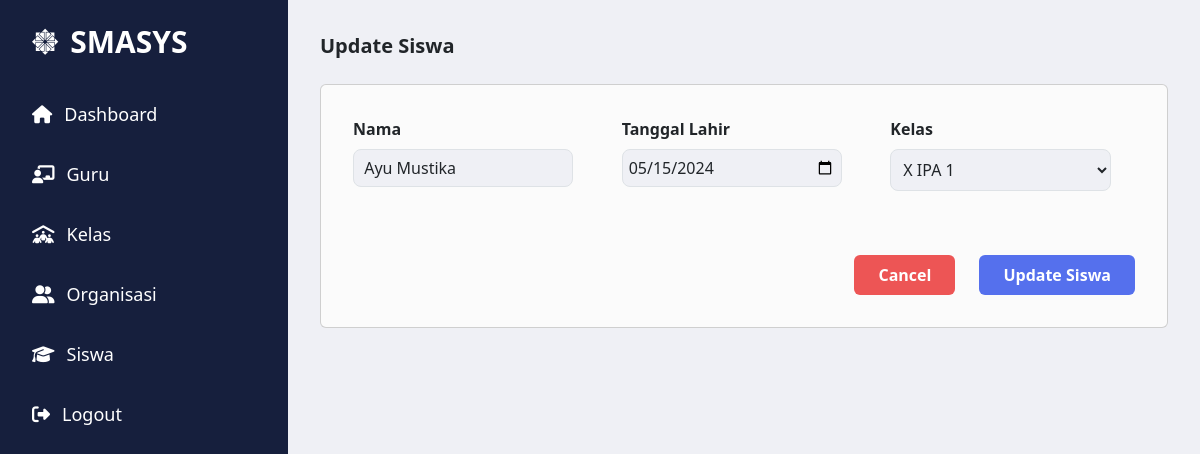
The page /public/siswa/detail/1 (signed in) on the database its author committed.
### tables this page shows
CREATE TABLE `siswa` (
  `id` int(11) NOT NULL,
  `id_kelas` int(11) DEFAULT NULL,
  `nama` varchar(100) NOT NULL,
  `tanggal_lahir` varchar(100) NOT NULL,
  `total_nilai` int(11) DEFAULT NULL
);

CREATE TABLE `kelas` (
  `id` int(11) NOT NULL,
  `id_jurusan` int(11) NOT NULL,
  `nama` varchar(100) NOT NULL,
  `ketua_kelas` varchar(100) NOT NULL,
  `wali_kelas` varchar(100) NOT NULL,
  `tingkat` int(11) NOT NULL,
  `tahun_ajar` varchar(100) NOT NULL
);

### app/core/Controller.php (called while the page is built, shortened)
<?php
class Controller
{
    public function view($view, $data = [])
    {
        require_once '../app/views/' . $view . '.php';
    }
    public function model($model)
    {
        return new $model;
    }
}

### app/controllers/Siswa.php (called while the page is built, shortened)
<?php
class Siswa extends Controller
{
    public function detail($id)
    {
        $data['title'] = 'SMASYS | Preview Siswa';
        $data['is_siswa'] = true;
        $data['id_siswa'] = $id;
        $data['kelases'] = $this->model('KelasModel')->getKelas();
        $data['siswa'] = $this->model('SiswaModel')->getDetailSiswa($id);
        $this->view('siswa/detail', $data);
    }
}

### app/core/App.php (called while the page is built, shortened)
<?php
class App
{
    protected $method = 'index';
    protected $params = [];
    public function __construct()
    {
        $url = $this->parseUrl();
        if (isset($url[0])) {
            if (file_exists('../app/controllers/' . $url[0] . '.php')) {
                unset($url[0]);
            }
        }
        $this->controller = new $this->controller;
        if (isset($url[1])) {
            if (method_exists($this->controller, $url[1])) {
                $this->method = $url[1];
                unset($url[1]);
            }
        }
        if (!empty($url)) {
            $this->params = array_values($url);
        }
        call_user_func_array([$this->controller, $this->method], $this->params);
    }
    public function parseUrl()
    {
        if (isset($_GET['url'])) {
            $url = rtrim($_GET['url'], '/');
            $url = filter_var($url, FILTER_SANITIZE_URL);
            $url = explode('/', $url);
            return $url;
        }
        return ['HomeController', 'index'];
    }
}

### public/index.php (called while the page is built, shortened)
<?php
$app = new App;

### app/core/Database.php (called while the page is built, shortened)
<?php
class Database
{
    private $host = DB_HOST;
    private $user = DB_USER;
    private $pass = DB_PASS;
    private $db_name = DB_NAME;
    private $dbh;
    private $stmt;
    public function __construct()
    {
        $dsn = 'mysql:host=' . $this->host . ';dbname=' . $this->db_name;
        try {
            $this->dbh = new PDO($dsn, $this->user, $this->pass);
        } catch (PDOException $e) {
            die($e->getMessage());
        }
    }
    public function query($query)
    {
        $this->stmt = $this->dbh->prepare($query);
    }
    public function bind($param, $value, $type = null)
    {
        if (is_null($type)) {
            switch (true) {
                default:
                    $type = PDO::PARAM_STR;
            }
        }
        $this->stmt->bindValue($param, $value, $type);
    }
    public function execute()
    {
        $this->stmt->execute();
    }
    public function resultSet()
    {
        $this->execute();
        return $this->stmt->fetchAll(PDO::FETCH_ASSOC);
    }
    public function single()
    {
        $this->execute();
        return $this->stmt->fetch(PDO::FETCH_ASSOC);
    }
}

### app/models/SiswaModel.php (called while the page is built, shortened)
<?php
class SiswaModel
{
    private $db;
    public function __construct()
    {
        $this->db = new Database();
    }
    public function getDetailSiswa($id)
    {
        $this->db->query('SELECT * FROM siswa WHERE id=:id');
        $this->db->bind('id', $id);
        return $this->db->single();
    }
}

### app/models/KelasModel.php (called while the page is built, shortened)
<?php
class KelasModel
{
    private $table = 'kelas';
    private $db;
    public function __construct()
    {
        $this->db = new Database();
    }
    public function getKelas()
    {
        $this->db->query('SELECT * FROM ' . $this->table);
        return $this->db->resultSet();
    }
}

### app/views/siswa/detail.php (the view, shortened to what this page needs)
<div class="flex-1 p-8">
    <h1 class="text-xl font-bold mb-4">Update Siswa</h1>
    <div class="card p-8 bg-[#fbfbfb]">
        <form action="<?= BASEURL ?>/siswa/update" method="post">
            <div class="grid grid-cols-3 gap-4">
                <div>
                    <label for="nama" class="font-semibold">Nama</label>
                    <br>
                    <input type="text" id="nama" name="nama" value="<?= $data['siswa']['nama'] ?>"
                        class="mt-2 p-1.5 rounded-lg bg-[#eff0f5] w-[90%] border border-[#161f3d]">
                </div>
                <div>
                    <label for="tanggal_lahir" class="font-semibold">Tanggal Lahir</label>
                    <br>
                    <input type="date" id="tanggal_lahir" name="tanggal_lahir"
                        value="<?= $data['siswa']['tanggal_lahir'] ?>"
                        class="mt-2 p-1.5 rounded-lg bg-[#eff0f5] w-[90%] border border-[#161f3d]">
                </div>
                <div>
                    <label for="id_kelas" class="font-semibold">Kelas</label>
                    <br>
                    <select name="id_kelas" id="id_kelas"
                        class="mt-2 p-2 rounded-lg bg-[#eff0f5] w-[90%] border border-[#161f3d]">
                        <?php
                        foreach ($data['kelases'] as $kelas) {
                            echo "<option value='" . $kelas['id'] . "' " . ($data['siswa']['id_kelas'] == $kelas['id'] ? "selected" : "") . ">" . $kelas['nama'] . "</option>";
                        }
                        ?>
                    </select>
                </div>
            </div>
            <br>
            <div class="mt-10 w-full text-end flex justify-end gap-4">
                <a href="<?= BASEURL ?>/siswa"
                    class="text-white text-md font-semibold rounded-md px-6 py-2 bg-[#ED5555] hover:bg-[#9E3939] duration-200">
                    Cancel</a>
                <button type="submit"
                    class="text-white text-md font-semibold rounded-md px-6 py-2 bg-[#5570ed] hover:bg-[#3c51b1] duration-200">Update
                    Siswa</button>
            </div>
        </form>
    </div>
</div>

### rows shown on the page
siswa: nama "Ayu Mustika", tanggal_lahir "05/15/2024", id_kelas "X IPA 1"
